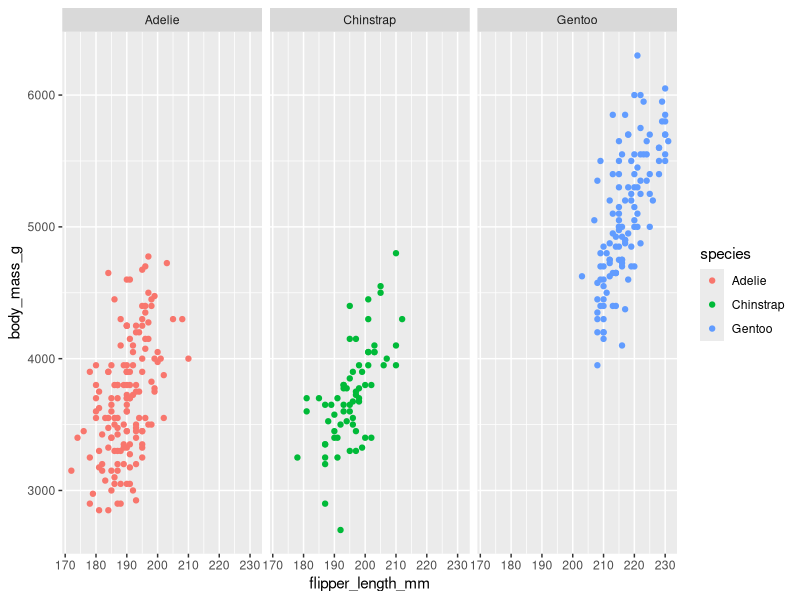
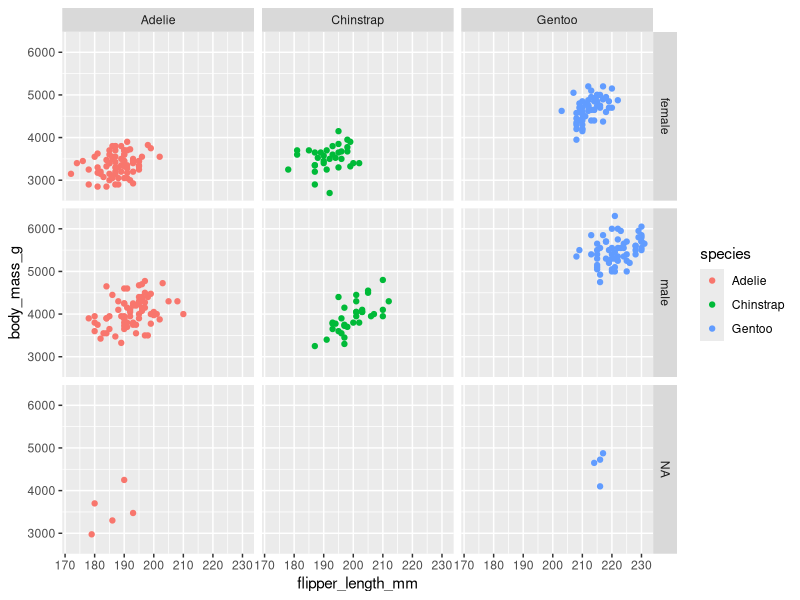
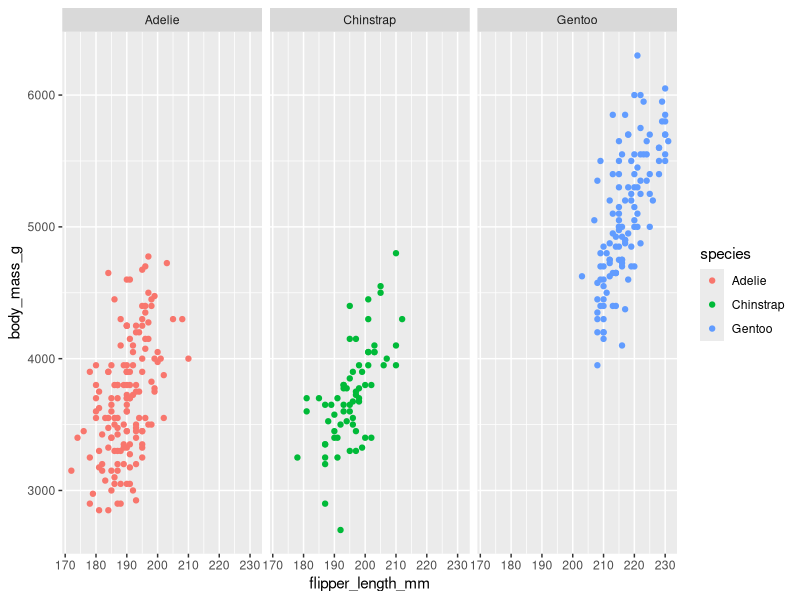
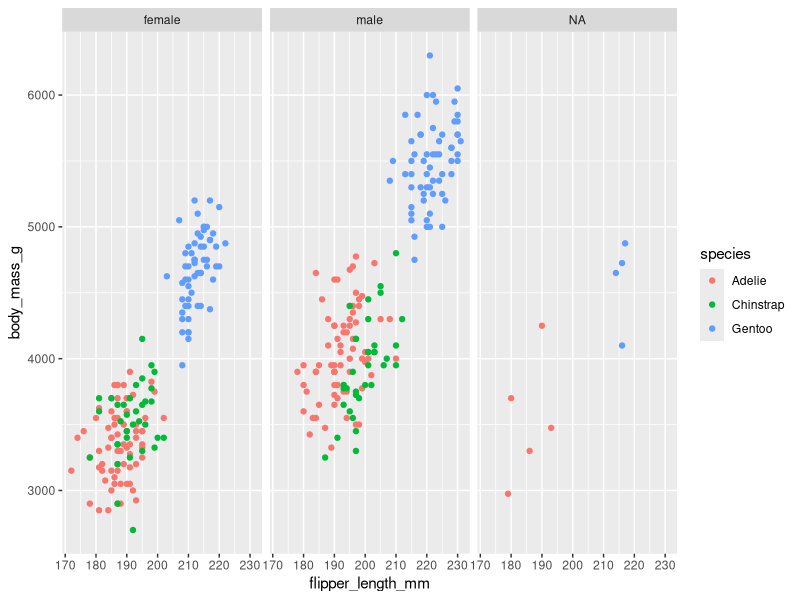

Generate these figures, in order, with R:
#Facet Functions with Penguin Dataset

install.packages("tidyverse")

install.packages("palmerpenguins")

install.packages("ggplot2")

library(tidyverse)

library(palmerpenguins)

ggplot(data=penguins)+ geom_point(mapping=aes(x=flipper_length_mm,y=body_mass_g,color=species))+ facet_wrap(~species)

ggplot(data=penguins)+ geom_point(mapping=aes(x=flipper_length_mm,y=body_mass_g,color=species))+ facet_grid(sex~species)

ggplot(data=penguins)+ geom_point(mapping=aes(x=flipper_length_mm,y=body_mass_g,color=species))+ facet_grid(~species)

ggplot(data=penguins)+ geom_point(mapping=aes(x=flipper_length_mm,y=body_mass_g,color=species))+ facet_grid(~sex)
